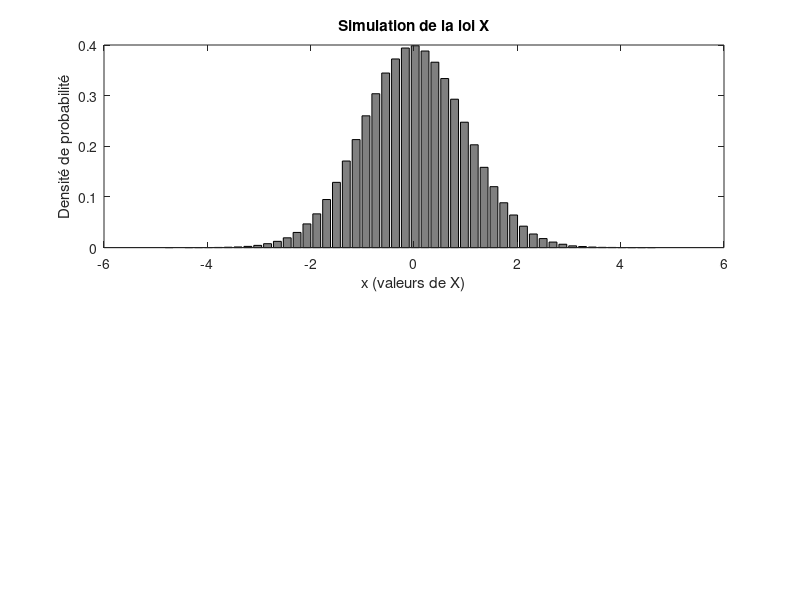

Write the MATLAB code that produced this figure. (Note: this script raises an error after producing the figure.)
clear variables;
close all;
clc;

%% 1
N = 500000;
U1 = rand(1,N);
U2 = rand(1,N);

X = sqrt(-2*log(U1)) .* cos(2*pi*U2);
Y = sqrt(-2*log(U1)) .* sin(2*pi*U2);

% X
[h_empX, xout] = hist(X,50); %histogramme
h_empX = h_empX/trapz(xout,h_empX);
EspEmpX = mean(X);
VarEmpX = std(X);

% Y 
[h_empY, yout] = hist(Y,50); %histogramme
h_empY = h_empY/trapz(yout,h_empY);
EspEmpY = mean(Y);
VarEmpY = std(Y);


% Affichage
figure(1)

subplot(2,1,1)
h1=bar(xout, h_empX);

set(h1,'FaceColor', [0.5 0.5 0.5]);
xlabel('x (valeurs de X)')
ylabel('Densité de probabilité')
title('Simulation de la loi X')
txt1 = texlabel(sprintf('Experiences : %d',N));
text(2,0.35,txt1)

text(2,0.25,['$E_{emp}(X)= $', num2str(EspEmpX)],'Interpreter','latex')
text(2,0.20,['$V_{emp}(X)= $', num2str(VarEmpX)],'Interpreter','latex')

subplot(2,1,2)
h2=bar(yout, h_empY);
set(h2,'FaceColor', [0.5 0.5 0.5]);
xlabel('y (valeurs de Y)')
ylabel('Densité de probabilité')
title('Simulation de la loi Y')
txt1 = texlabel(sprintf('Experiences : %d',N));
text(2,0.35,txt1)

text(2,0.25,['$E_{emp}(Y)= $', num2str(EspEmpY)],'Interpreter','latex')
text(2,0.20,['$V_{emp}(Y)= $', num2str(VarEmpY)],'Interpreter','latex')

%% 2


mu = 4;
sigma = 3;

t = -15+mu:0.01:15+mu;
Norm = 1/(sigma * sqrt(2*pi)) * exp(-(t-mu).^2 /(2*sigma^2));

Z = X*sigma + mu;



% Z
[h_empZ, zout] = hist(Z,50); %histogramme
h_empZ = h_empZ/trapz(zout,h_empZ);
EspEmpZ = mean(Z);
VarEmpZ = std(Z);

figure(2)
hold on
h3=bar(zout, h_empZ);

plot(t, Norm, 'b', 'LineWidth',2)
 
set(h3,'FaceColor', [0.5 0.5 0.5]);
xlabel('z (valeurs de Z)')
ylabel('Densité de probabilité')
title('Simulation de la loi Z')
txt1 = texlabel(sprintf('Experiences : %d',N));
text(10,0.12,txt1)

text(10,0.10,['$E_{emp}(Z)= $', num2str(EspEmpZ)],'Interpreter','latex')
text(10,0.08,['$E_{th}(Z)= $', num2str(mu)],'Interpreter','latex')

text(10,0.06,['$V_{emp}(Z)= $', num2str(VarEmpZ)],'Interpreter','latex')
text(10,0.04,['$V_{th}(Z)= $', num2str(sigma)],'Interpreter','latex')

